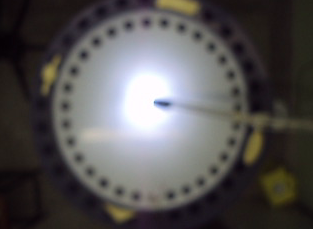
#> input picture lab_teste_y_fim.png, 313 x 229 px
$ python filter.py lab_teste_y_fim.png   (older library calls are emulated)
#> lines starting #> are read from the running program, lines starting #| are printed output that depends on the picture
import numpy as np
import cv2
import sys
from matplotlib import pyplot as plt

# kernels
kernel_ellipse = cv2.getStructuringElement(cv2.MORPH_ELLIPSE,(5,5))
kernel_rect = cv2.getStructuringElement(cv2.MORPH_RECT,(5,5))
kernel_cross = cv2.getStructuringElement(cv2.MORPH_CROSS,(5,5))

def drawRectangle(original, contours):
	for contour in contours:
		[x, y, w, h] = cv2.boundingRect(contour)
		marked = cv2.rectangle(original, (x, y), (x + w, y + h), (255, 0, 255), 2)
		return marked

def drawCircle(original, contours):
	for contour in contours:
		(x,y),radius = cv2.minEnclosingCircle(contour)
		if radius > 2 and radius < 7:
			center = (int(x),int(y))
			radius = int(radius)
			cv2.circle(original,center,radius,(0,255,0),2)
		# circled = cv2.drawContours(original, [contour], -1, (0, 255, 0), 2)
	return original


def main(argv):

	img = cv2.imread('lab_teste_y_fim.png', 0)
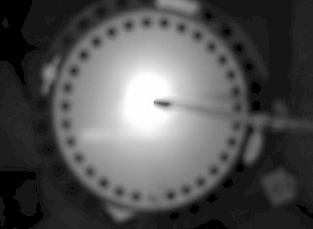
#> img: shape (229, 313); min 0, max 255, mean 82.6

	# please kkk
	blur = cv2.GaussianBlur(img,(5,5),0)

	dilation = cv2.dilate(blur,kernel_ellipse,iterations = 2)
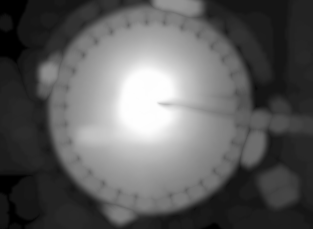
#> dilation: shape (229, 313); min 0, max 254, mean 93.1
	cv2.imshow('dilation', dilation)

	erosion = cv2.erode(dilation,kernel_ellipse,iterations = 1)
	cv2.imshow('erosion', erosion)
	canny = cv2.Canny(erosion,45,70)
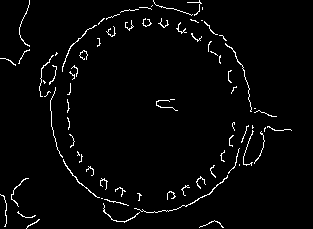
#> canny: shape (229, 313); 2.7% white in thin lines or dots
	cv2.imshow('canny', canny)

#> (the run stopped early here; a loop or call above may not have finished)
